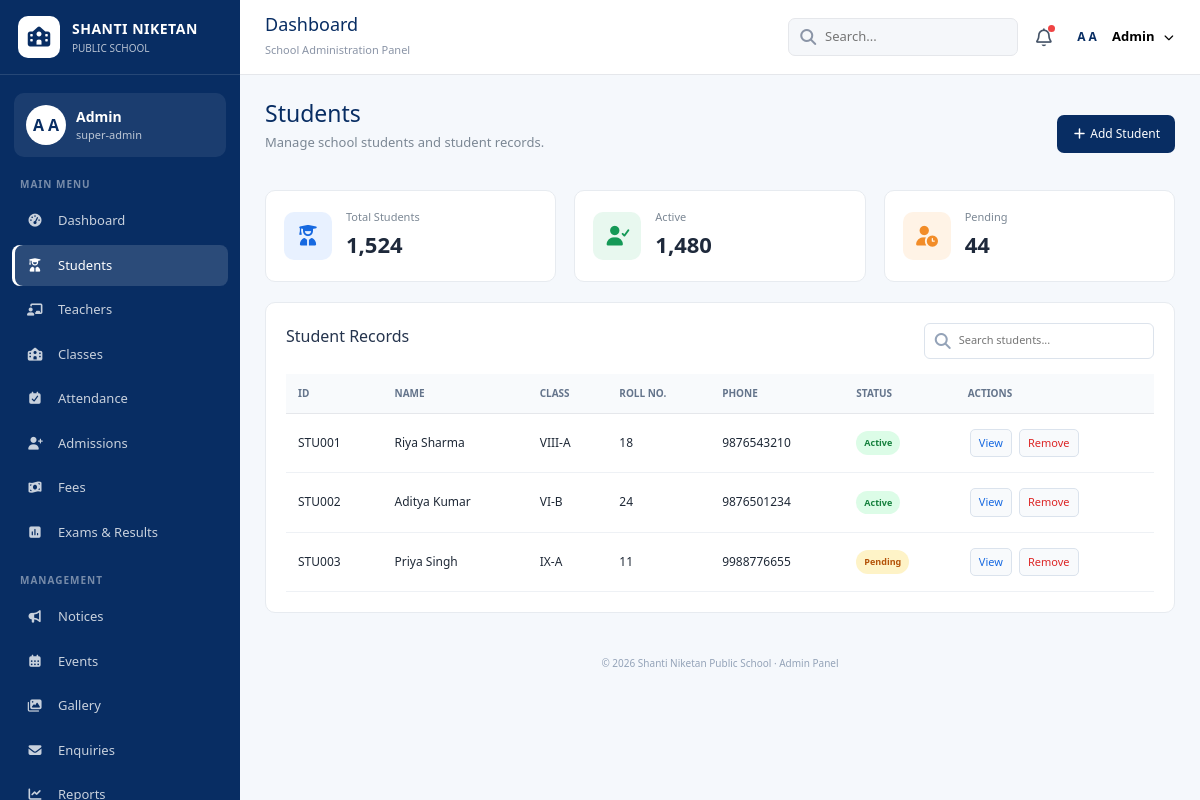
The app's page /adminStudents/ (signed in) with its own data.
### students/models.py (models this page shows)
class User(AbstractUser):
    ADMIN = "Super Admin"
    STUDENT = "Student"
    TEACHER = "Teacher"
    ROLE_CHOICES = (
        (ADMIN, "Super Admin"),
        (STUDENT, "Student"),
        (TEACHER, "Teacher"),
    )
    firstname = models.CharField(max_length=255)
    lastname = models.CharField(max_length=255)
    email = models.EmailField(unique=True)
    phone_number = models.CharField(max_length=20)
    password = models.CharField(max_length=255)
    role = models.CharField(max_length=20, choices=ROLE_CHOICES,null=True, blank=True)

### students/views.py (the view)
# urls.py: path('adminStudents/', adminStudentsview, name = 'admin_students_page'),
def adminStudentsview(request):
    return render(request, 'admin_Students.html')

### students/templates/admin_Students.html (shortened to what this page needs)
{% extends 'base2.html' %}
{% load static %}
{% block students_active %}active{% endblock %}
{% block content %}
<section class="dashboard-section active-section" id="section-students">
    <div class="section-top">
        <div>
            <h2>
                Students
            </h2>
            <p>
                Manage school students and student records.
            </p>
        </div>
        <button class="primary-action">
            <i class="fa-solid fa-plus"></i>
            Add Student
        </button>
    </div>
    <div class="stats-grid compact">
        <div class="stat-card">
            <div class="stat-icon blue">
                <i class="fa-solid fa-user-graduate"></i>
            </div>
            <div>
                <span>Total Students</span>
                <strong>1,524</strong>
            </div>
        </div>
        <div class="stat-card">
            <div class="stat-icon green">
                <i class="fa-solid fa-user-check"></i>
            </div>
            <div>
                <span>Active</span>
                <strong>1,480</strong>
            </div>
        </div>
        <div class="stat-card">
            <div class="stat-icon orange">
                <i class="fa-solid fa-user-clock"></i>
            </div>
            <div>
                <span>Pending</span>
                <strong>44</strong>
            </div>
        </div>
    </div>
    <div class="panel table-panel">
        <div class="table-tools">
            <h3>
                Student Records
            </h3>
            <div class="table-search">
                <i class="fa-solid fa-search"></i>
                <input class="local-search" data-target="#studentTable" placeholder="Search students...">
            </div>
        </div>
        <div class="table-responsive">
            <table class="admin-table" id="studentTable">
                <thead>
                    <tr>
                        <th>ID</th>
                        <th>Name</th>
                        <th>Class</th>
                        <th>Roll No.</th>
                        <th>Phone</th>
                        <th>Status</th>
                    </tr>
                </thead>
                <tbody>
                    <tr>
                        <td>STU001</td>
                        <td>Riya Sharma</td>
                        <td>VIII-A</td>
                        <td>18</td>
                        <td>9876543210</td>
                        <td>
                            <span class="badge-status active">
                                Active
                            </span>
                        </td>
                    </tr>
                    <tr>
                        <td>STU002</td>
                        <td>Aditya Kumar</td>
                        <td>VI-B</td>
                        <td>24</td>
                        <td>9876501234</td>
                        <td>
                            <span class="badge-status active">
                                Active
                            </span>
                        </td>
                    </tr>
                    <tr>
                        <td>STU003</td>
                        <td>Priya Singh</td>
                        <td>IX-A</td>
                        <td>11</td>
                        <td>9988776655</td>
                        <td>
                            <span class="badge-status pending">
                                Pending
                            </span>
                        </td>
                    </tr>
                </tbody>
            </table>
        </div>
    </div>
</section>
{% endblock %}

### students/templates/base2.html (shortened to what this page needs)
<!DOCTYPE html>
<html lang="en">
{% load static %}
<head>
    <link rel="stylesheet" href="https://cdn.jsdelivr.net/npm/bootstrap@4.6.2/dist/css/bootstrap.min.css">
    <link rel="stylesheet" href="https://cdnjs.cloudflare.com/ajax/libs/font-awesome/7.3.0/css/all.min.css">
    <link rel="stylesheet" href="{% static 'CSS/adminDashboard.css' %}">
</head>
<body>
    <div class="dashboard-wrapper">
        <aside class="sidebar" id="sidebar">
            <div class="sidebar-brand">
                <div class="school-icon">
                    <i class="fa-solid fa-school"></i>
                </div>
                <div>
                    <strong>SHANTI NIKETAN</strong>
                    <small>PUBLIC SCHOOL</small>
                </div>
            </div>
            <div class="admin-mini">
                <div class="admin-avatar">
                                        {{ request.user.firstname|first|upper }} {{request.user.lastname|first|upper}}
                </div>
                <div>
                    <strong>Admin</strong>
                    <small>{{request.user.role}}</small>
                </div>
            </div>
            <nav class="sidebar-menu">
                <p class="menu-title">MAIN MENU</p>
                <a href="{% url 'admin_dashboard_page' %}" class="menu-link {% block dash_active %}active{% endblock %}"
                    data-section="dashboard">
                    <i class="fa-solid fa-gauge-high"></i>
                    <span>Dashboard</span>
                </a>
                <a href="{% url 'admin_students_page' %}" class="menu-link {% block students_active %}{% endblock %}"
                    data-section="students">
                    <i class="fa-solid fa-user-graduate"></i>
                    <span>Students</span>
                </a>
                <a href="#" class="menu-link" data-section="teachers">
                    <i class="fa-solid fa-chalkboard-user"></i>
                    <span>Teachers</span>
                </a>
                <a href="#" class="menu-link" data-section="classes">
                    <i class="fa-solid fa-school"></i>
                    <span>Classes</span>
                </a>
                <a href="#" class="menu-link" data-section="attendance">
                    <i class="fa-solid fa-calendar-check"></i>
                    <span>Attendance</span>
                </a>
                <a href="{% url 'admin_admission_page' %}" class="menu-link {% block adm_active %}{% endblock %}"
                    data-section="admissions">
                    <i class="fa-solid fa-user-plus"></i>
                    <span>Admissions</span>
                </a>
                <a href="#" class="menu-link" data-section="fees">
                    <i class="fa-solid fa-money-bill-wave"></i>
                    <span>Fees</span>
                </a>
                <a href="#" class="menu-link" data-section="results">
                    <i class="fa-solid fa-square-poll-vertical"></i>
                    <span>Exams & Results</span>
                </a>
                <p class="menu-title">MANAGEMENT</p>
                <a href="#" class="menu-link" data-section="notices">
                    <i class="fa-solid fa-bullhorn"></i>
                    <span>Notices</span>
                </a>
                <a href="#" class="menu-link" data-section="events">
                    <i class="fa-solid fa-calendar-days"></i>
                    <span>Events</span>
                </a>
                <a href="#" class="menu-link" data-section="gallery">
                    <i class="fa-solid fa-images"></i>
                    <span>Gallery</span>
                </a>
                <a href="{% url 'admin_enquiries_page' %}" class="menu-link {% block enq_active %}{% endblock %}" data-section="enquiries">
                    <i class="fa-solid fa-envelope"></i>
                    <span>Enquiries</span>
                </a>
                <a href="#" class="menu-link" data-section="reports">
                    <i class="fa-solid fa-chart-line"></i>
                    <span>Reports</span>
                </a>
            </nav>
        </aside>
        <div class="main-area">
            <header class="topbar">
                <div class="top-left">
                    <div class="page-title">
                        <h4 id="topTitle">
                            Dashboard
                        </h4>
                        <small>
                            School Administration Panel
                        </small>
                    </div>
                </div>
                <div class="top-actions">
                    <div class="search-box">
                        <i class="fa-solid fa-magnifying-glass"></i>
                        <input type="text" id="globalSearch" placeholder="Search...">
                    </div>
                    <button class="icon-btn">
                        <i class="fa-regular fa-bell"></i>
                        <span class="notification-dot"></span>
                    </button>
                    <div class="profile-dropdown">
                        <button class="profile-btn" id="profileBtn">
                            <span class="profile-avatar">
                                {{ request.user.firstname|first|upper }} {{request.user.lastname|first|upper}}
                            </span>
                            <span class="profile-name">
                                Admin
                            </span>
                            <i class="fa-solid fa-chevron-down"></i>
                        </button>
                    </div>
                </div>
            </header>
            <main class="content">
                {% block content %}
                {% endblock %}
            </main>
            <footer class="dashboard-footer">
                © 2026 Shanti Niketan Public School · Admin Panel
            </footer>
        </div>
    </div>
</body>
</html>

### records on screen
User: user.firstname|first "A", user.lastname|first "A", user.role "super-admin"
